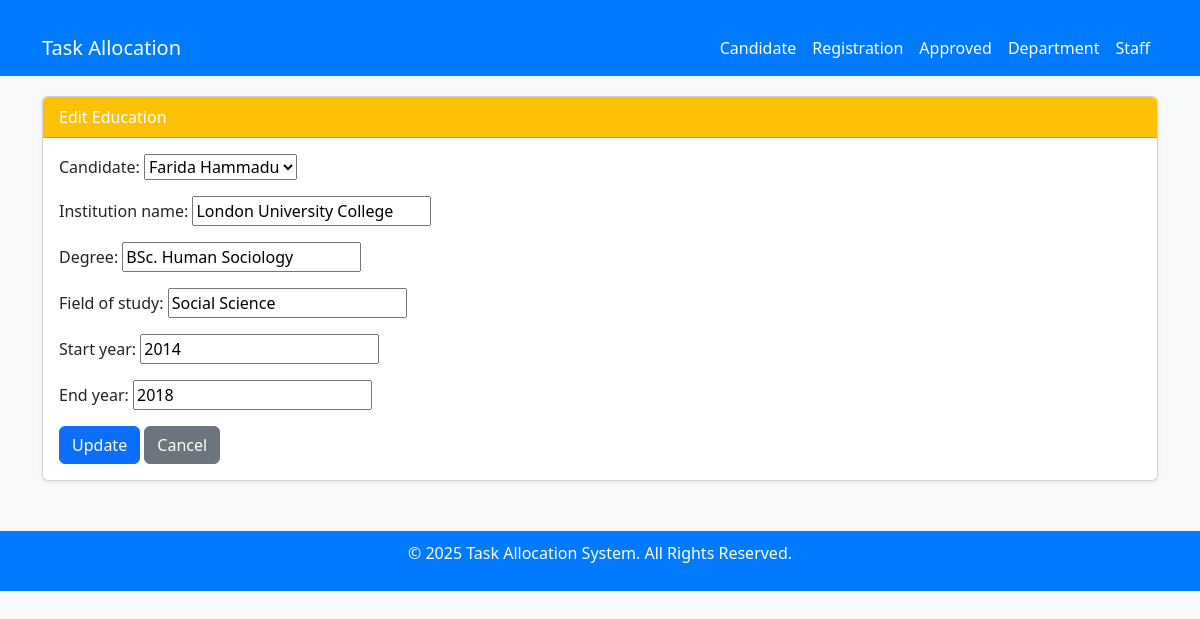
Page /education/4/2/edit/ on the committed database.
### mainApp/models.py (models this page shows, shortened)
class Education(models.Model):
    candidate = models.ForeignKey(Candidate, on_delete=models.CASCADE, related_name="education")
    institution_name = models.CharField(max_length=255)
    degree = models.CharField(max_length=255)
    field_of_study = models.CharField(max_length=255, blank=True, null=True)
    start_year = models.IntegerField()
    end_year = models.IntegerField(blank=True, null=True)

### mainApp/views.py (the view)
# urls.py: path('education/<int:education_id>/<int:candidate_id>/edit/', views.edit_education, name='edit_education'),
def edit_education(request, education_id, candidate_id):
    education = get_object_or_404(Education, id=education_id)
    if request.method == "POST":
        form = EducationForm(request.POST, instance=education)
        if form.is_valid():
            form.save()
            messages.success(request, "Education updated successfully!")
            return redirect('education_list', candidate_id=candidate_id)
    else:
        form = EducationForm(instance=education)
    return render(request, 'task_allocation/education/edit_education.html', {'form': form, 'candidate_id' : candidate_id})

### mainApp/forms.py
class EducationForm(forms.ModelForm):
    class Meta:
        model = Education
        fields = '__all__'

### mainApp/models.py (called while the page is built)
    def __str__(self):
        return f"{self.first_name} {self.last_name}"

### templates/task_allocation/education/edit_education.html
{% extends '../base.html' %} {% block title %}Edit Education{% endblock %}
{%block content%}
<div class="card shadow-sm">
  <div class="card-header bg-warning text-white">Edit Education</div>
  <div class="card-body">
    <form method="POST">
      {% csrf_token %} {{ form.as_p }}
      <button type="submit" class="btn btn-primary">Update</button>
      <a href="{% url 'education_list' candidate_id %}" class="btn btn-secondary">Cancel</a>
    </form>
  </div>
</div>
{%endblock%}

### templates/task_allocation/base.html (style rules this page uses)
body { background-color: #f8f9fa; }

### rows in the picture
Education: candidate "Farida Hammadu", institution_name "London University College", degree "BSc. Human Sociology", field_of_study "Social Science", start_year "2014", end_year "2018"
